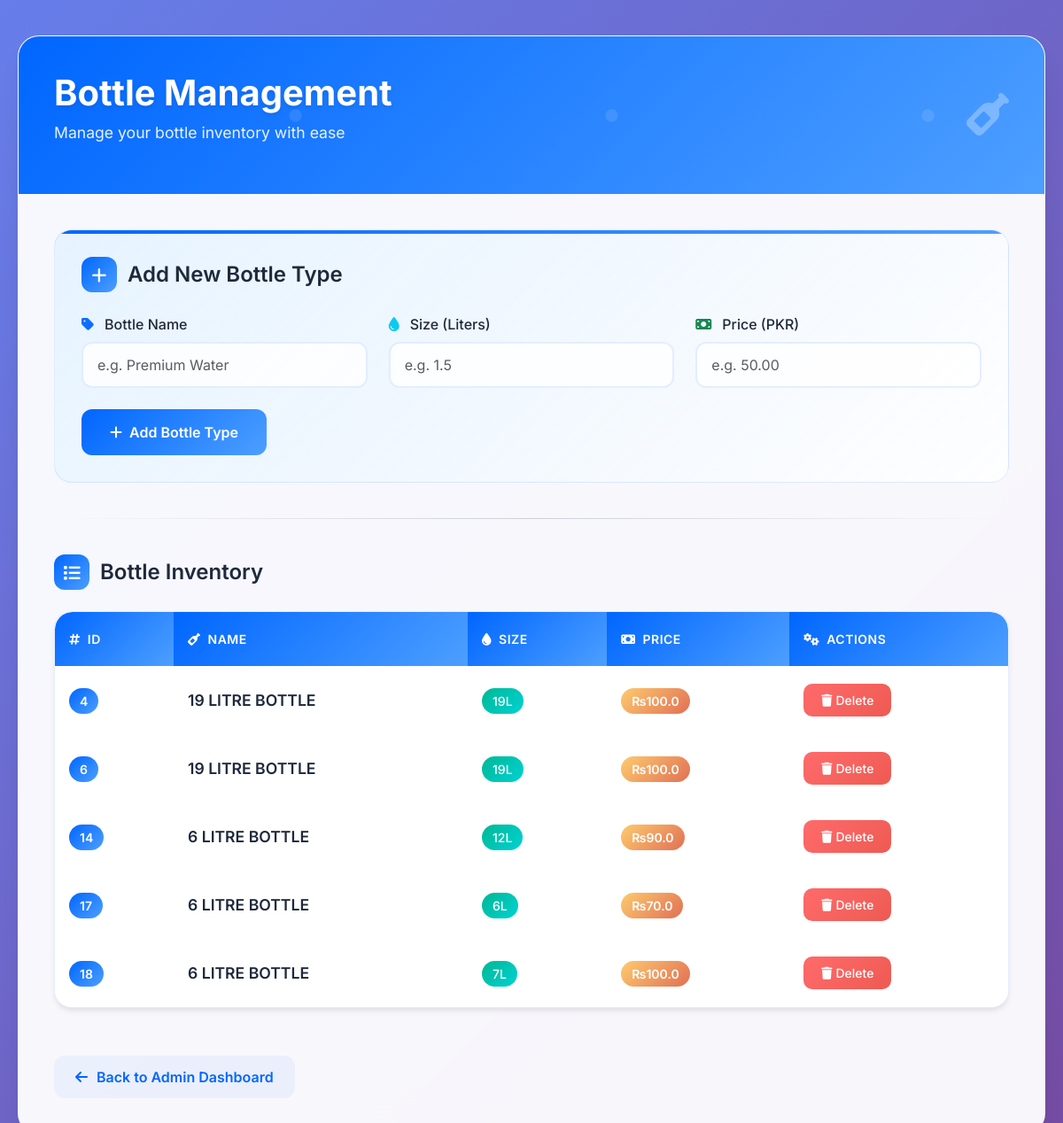
Page /bottles/list (signed in) on the earlier database version.
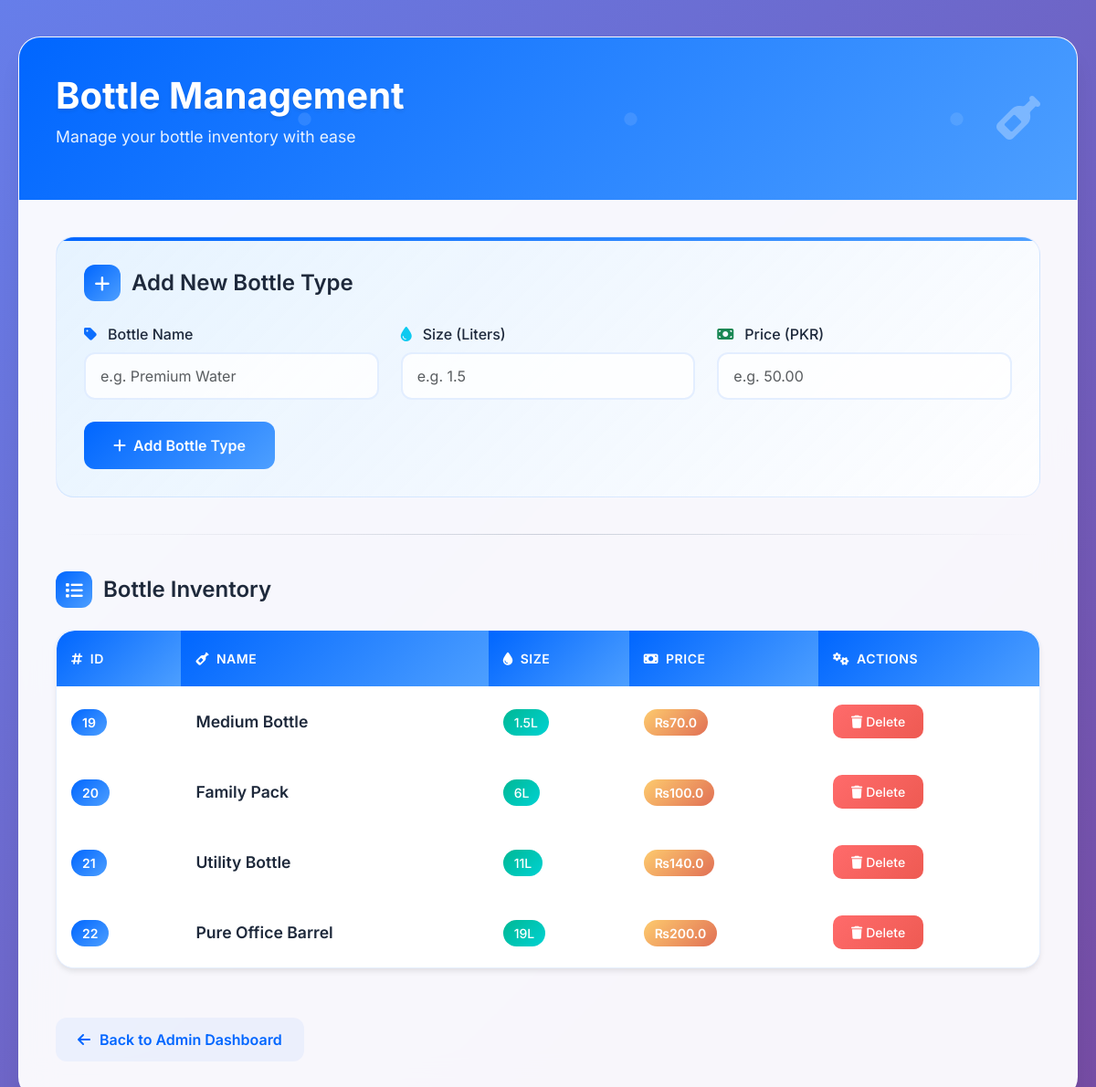
Same page on the later database version.
### tables this page shows
CREATE TABLE bottles (
            id INTEGER PRIMARY KEY AUTOINCREMENT,
            name TEXT NOT NULL,
            size_liters INTEGER NOT NULL,
            price REAL NOT NULL
        );

### routes/bottle_routes.py (the view)
@bottle_bp.route('/list', methods=['GET', 'POST'])
def bottle_list():
    if 'admin' not in session:
        return redirect('/admin/login')
    conn = get_db_connection()
    if request.method == 'POST':
        name = request.form['name']
        size = float(request.form['size_liters'])
        price = float(request.form['price'])
        insert_bottle(conn,name, size, price)
        flash('Bottle added!')
    bottles = get_all_bottles(conn)
    return render_template('bottle_list.html', bottles=bottles)

### models/bottle.py (called while the page is built)
def get_all_bottles(conn):
    cursor = conn.cursor()
    cursor.execute('SELECT id, name, size_liters, price FROM bottles')
    rows = cursor.fetchall()
    return [{'id': row[0], 'name': row[1], 'size_liters': row[2], 'price': row[3]} for row in rows]

### utils/db.py (called while the page is built)
def get_db_connection():
    conn = sqlite3.connect('database.db')
    conn.row_factory = sqlite3.Row
    return conn

### templates/bottle_list.html (shortened to what this page needs)
<!DOCTYPE html>
<html lang="en">
<head>
    <link href="https://cdn.jsdelivr.net/npm/bootstrap@5.3.0/dist/css/bootstrap.min.css" rel="stylesheet">
    <link rel="stylesheet" href="https://cdnjs.cloudflare.com/ajax/libs/font-awesome/6.4.0/css/all.min.css">
</head>
<body>
    <div class="main-container">
        <div class="glass-card">
            <div class="header-section">
                <div class="header-content">
                    <h1 class="page-title">Bottle Management</h1>
                    <p class="page-subtitle">Manage your bottle inventory with ease</p>
                </div>
                <div class="bottle-icon">
                    <i class="fas fa-wine-bottle"></i>
                </div>
            </div>
            <div class="content-section">
                <div class="form-card">
                    <h4 class="section-title">
                        <div class="section-icon">
                            <i class="fas fa-plus"></i>
                        </div>
                        Add New Bottle Type
                    </h4>
                    <form method="POST" class="row g-4" id="bottleForm">
                        <div class="col-md-4">
                            <label class="form-label">
                                <i class="fas fa-tag text-primary me-1"></i>
                                Bottle Name
                            </label>
                            <input type="text" name="name" class="form-control" placeholder="e.g. Premium Water" required>
                        </div>
                        <div class="col-md-4">
                            <label class="form-label">
                                <i class="fas fa-tint text-info me-1"></i>
                                Size (Liters)
                            </label>
                            <input type="number" name="size_liters" class="form-control" placeholder="e.g. 1.5" step="0.1" required>
                        </div>
                        <div class="col-md-4">
                            <label class="form-label">
                                <i class="fas fa-money-bill text-success me-1"></i>
                                Price (PKR)
                            </label>
                            <input type="number" step="0.01" name="price" class="form-control" placeholder="e.g. 50.00" required>
                        </div>
                        <div class="col-12">
                            <button type="submit" class="btn btn-primary" id="submitBtn">
                                <i class="fas fa-plus me-2"></i>Add Bottle Type
                            </button>
                        </div>
                    </form>
                </div>
                <hr class="section-divider">
                <div class="mb-4">
                    <h4 class="section-title">
                        <div class="section-icon">
                            <i class="fas fa-list"></i>
                        </div>
                        Bottle Inventory
                    </h4>
                    <div class="table-container">
                        {% if bottles %}
                        <div class="table-responsive">
                            <table class="table">
                                <thead>
                                    <tr>
                                        <th><i class="fas fa-hashtag me-2"></i>ID</th>
                                        <th><i class="fas fa-wine-bottle me-2"></i>Name</th>
                                        <th><i class="fas fa-tint me-2"></i>Size</th>
                                        <th><i class="fas fa-money-bill me-2"></i>Price</th>
                                        <th><i class="fas fa-cogs me-2"></i>Actions</th>
                                    </tr>
                                </thead>
                                <tbody>
                                    {% for bottle in bottles %}
                                    <tr>
                                        <td>
                                            <span class="id-badge">{{ bottle['id'] }}</span>
                                        </td>
                                        <td>
                                            <span class="bottle-name">{{ bottle['name'] }}</span>
                                        </td>
                                        <td>
                                            <span class="size-badge">{{ bottle['size_liters'] }}L</span>
                                        </td>
                                        <td>
                                            <span class="price-badge">₨{{ bottle['price'] }}</span>
                                        </td>
                                        <td>
                                            <a href="/bottles/delete/{{ bottle['id'] }}" class="btn btn-sm btn-danger" onclick="return confirm('Are you sure you want to delete this bottle type?')">
                                                <i class="fas fa-trash me-1"></i>Delete
                                            </a>
                                        </td>
                                    </tr>
                                    {% endfor %}
                                </tbody>
                            </table>
                        </div>
                        {% else %}
                        <div class="empty-state">
                            <i class="fas fa-wine-bottle"></i>
                            <h4>No Bottle Types Found</h4>
                            <p>Add your first bottle type using the form above.</p>
                        </div>
                        {% endif %}
                    </div>
                </div>
                <a href="/admin/dashboard" class="back-link">
                    <i class="fas fa-arrow-left"></i>
                    Back to Admin Dashboard
                </a>
            </div>
        </div>
    </div>
</body>
</html>

Differences in the rows shown:
removed bottles: id "4", name "19 LITRE BOTTLE", size_liters "19", price "100.0"
removed bottles: id "6", name "19 LITRE BOTTLE", size_liters "19", price "100.0"
removed bottles: id "14", name "6 LITRE BOTTLE", size_liters "12", price "90.0"
removed bottles: id "17", name "6 LITRE BOTTLE", size_liters "6", price "70.0"
removed bottles: id "18", name "6 LITRE BOTTLE", size_liters "7", price "100.0"
added bottles: id "19", name "Medium Bottle", size_liters "1.5", price "70.0"
added bottles: id "20", name "Family Pack", size_liters "6", price "100.0"
added bottles: id "21", name "Utility Bottle", size_liters "11", price "140.0"
added bottles: id "22", name "Pure Office Barrel", size_liters "19", price "200.0"
